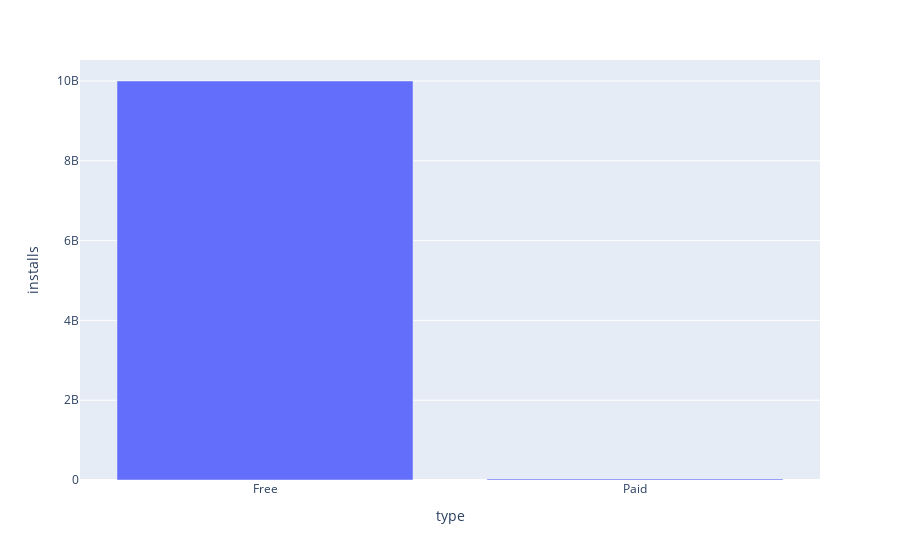

Here is the notebook cell this chart was saved with:
### Code cell
top_10_type_installs = top_10_apps_per_type.groupby('type').agg({'installs':'sum'}).reset_index()
px.bar(top_10_type_installs, x='type', y='installs')

### Figure 1 — Plotly figure (JSON) as saved in the notebook; plotly's stock layout.template omitted (floating-point values rounded to 4 significant figures)
{"data": [{"hovertemplate": "type=%{x}<br>installs=%{y}<extra></extra>", "legendgroup": "", "marker": {"color": "#636efa", "pattern": {"shape": ""}}, "name": "", "orientation": "v", "showlegend": false, "textposition": "auto", "type": "bar", "x": ["Free", "Paid"], "xaxis": "x", "y": [10000000000, 28000000], "yaxis": "y"}], "layout": {"barmode": "relative", "legend": {"tracegroupgap": 0}, "margin": {"t": 60}, "xaxis": {"anchor": "y", "domain": [0, 1], "title": {"text": "type"}}, "yaxis": {"anchor": "x", "domain": [0, 1], "title": {"text": "installs"}}}}
